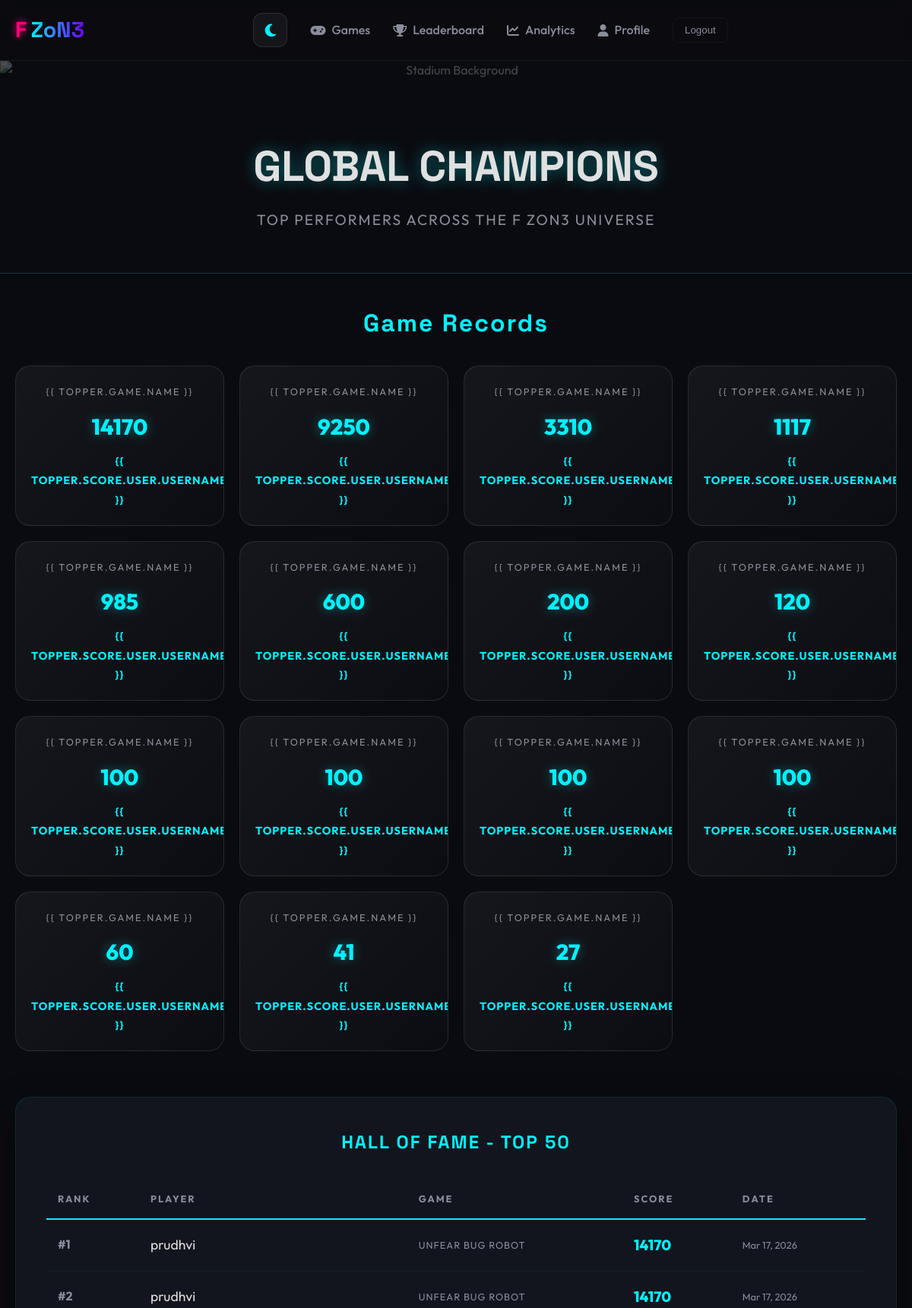
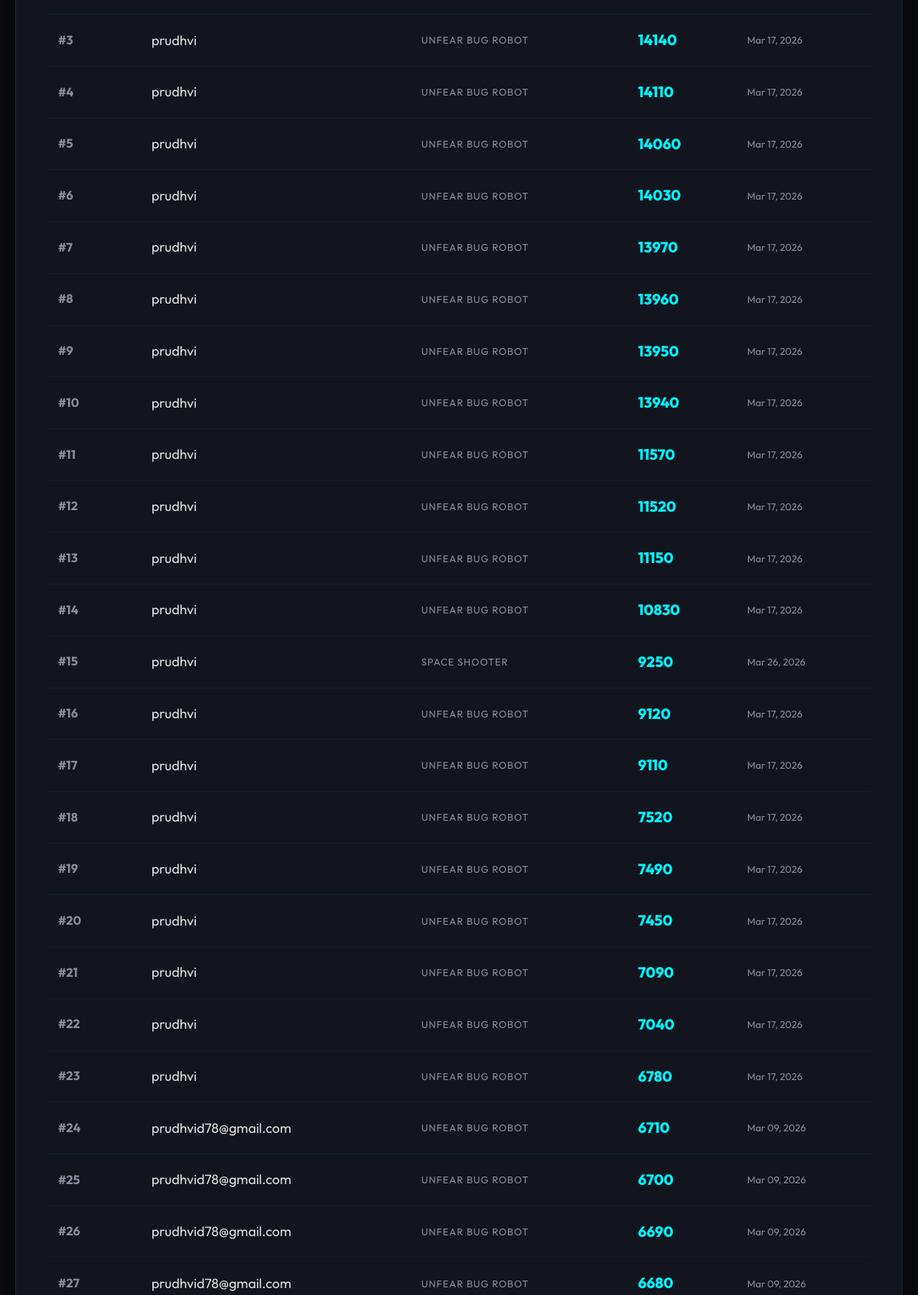
Page /leaderboard/ (signed in, upper part) on the committed database (2 pictures, top to bottom).
### leaderboard/models.py (models this page shows, shortened)
class Game(models.Model):
    name = models.CharField(max_length=100, unique=True)
    slug = models.SlugField(max_length=100, unique=True)
    description = models.TextField(blank=True)
    image = models.ImageField(upload_to='games/', blank=True)

class GameScore(models.Model):
    user = models.ForeignKey(User, on_delete=models.CASCADE, related_name='scores')
    game = models.ForeignKey(Game, on_delete=models.CASCADE, related_name='scores')
    score = models.IntegerField(default=0, db_index=True)
    achieved_at = models.DateTimeField(auto_now_add=True, db_index=True)
    class Meta:
        ordering = ['-score', '-achieved_at']
        indexes = [
            models.Index(fields=['-score', '-achieved_at']),
        ]

### leaderboard/views.py (the view)
# urls.py: path('', views.GlobalLeaderboardView.as_view(), name='global'),
class GlobalLeaderboardView(ListView):
    model = GameScore
    template_name = 'leaderboard/global.html'
    context_object_name = 'top_scores'
    queryset = GameScore.objects.all().order_by('-score')[:50]
    def get_context_data(self, **kwargs):
        context = super().get_context_data(**kwargs)
        from django.db.models import OuterRef, Subquery
        from .models import GameScore, Game
        top_score_ids = GameScore.objects.filter(
            game=OuterRef('pk')
        ).order_by('-score').values('id')[:1]
        games_with_toppers = Game.objects.annotate(
            top_score_id=Subquery(top_score_ids)
        ).filter(top_score_id__isnull=False).select_related('leaderboard')
        topper_ids = [g.top_score_id for g in games_with_toppers]
        topper_scores = GameScore.objects.filter(id__in=topper_ids).select_related('game', 'user')
        context['game_toppers'] = [{'game': s.game, 'score': s} for s in topper_scores]
        return context

### templates/leaderboard/global.html (shortened to what this page needs)
{% extends 'base.html' %}
{% block content %}
<section class="leaderboard-hero">
    <img src="https://image.pollinations.ai/prompt/A%20massive%20cyberpunk%20stadium%20with%20giant%20holographic%20leaderboards,%20neon%20lights,%20crowds%20in%20the%20distance,%20futuristic%20sports%20arena.%20Sci-fi,%20epic,%20highly%20detailed,%208k%20resolution?width=1200&height=400&nologo=true"
        class="leaderboard-bg" alt="Stadium Background">
    <div class="leaderboard-content container">
        <h1
            style="font-size: 3.5rem; color: var(--text-main); text-shadow: 0 0 20px rgba(0,242,255,0.4); margin-bottom: 10px; font-weight: 800;">
            GLOBAL CHAMPIONS</h1>
        <p style="font-size: 1.2rem; color: var(--text-muted); letter-spacing: 2px; text-transform: uppercase;">Top
            performers across the F ZoN3 Universe</p>
    </div>
</section>
<div class="container" style="margin-bottom: 60px;">
    <h2 style="margin-bottom: 30px; color: var(--primary); text-align: center; font-size: 2rem; letter-spacing: 2px;">
        Game Records</h2>
    <div class="stats-grid" style="grid-template-columns: repeat(auto-fill, minmax(220px, 1fr));">
        {% for topper in game_toppers %}
        <div class="stat-item" style="padding: 20px; transition: transform 0.3s;"
            onmouseover="this.style.transform='translateY(-5px) scale(1.05)'"
            onmouseout="this.style.transform='translateY(0) scale(1)'">
            <span
                style="font-size: 0.8rem; color: var(--text-muted); text-transform: uppercase; letter-spacing: 2px;">{{
                topper.game.name }}</span>
            <span class="stat-val" style="font-size: 1.8rem; margin: 10px 0;">{{ topper.score.score }}</span>
            <span class="stat-label" style="color: var(--primary); font-weight: bold; font-size: 0.9rem;">{{
                topper.score.user.username }}</span>
        </div>
        {% endfor %}
    </div>
    <div class="hof-card" style="margin-top: 60px;">
        <h2
            style="margin-bottom: 30px; color: var(--primary); text-transform: uppercase; letter-spacing: 2px; text-align: center;">
            Hall of Fame - Top 50</h2>
        <div style="overflow-x: auto;">
            <table class="hof-table">
                <thead>
                    <tr>
                        <th>Rank</th>
                        <th>Player</th>
                        <th>Game</th>
                        <th>Score</th>
                        <th>Date</th>
                    </tr>
                </thead>
                <tbody>
                    {% for entry in top_scores %}
                    <tr>
                        <td style="font-weight: bold; color: var(--text-muted);">#{{ forloop.counter }}</td>
                        <td style="font-weight: border; font-size: 1.1rem;">{{ entry.user.username }}</td>
                        <td
                            style="color: var(--text-muted); text-transform: uppercase; font-size: 0.8rem; letter-spacing: 1px;">
                            {{ entry.game.name }}</td>
                        <td style="color: var(--primary); font-weight: 800; font-size: 1.2rem;">{{ entry.score }}</td>
                        <td style="color: var(--text-muted); font-size: 0.8rem;">{{ entry.achieved_at|date:"M d, Y" }}
                        </td>
                    </tr>
                    {% empty %}
                    <tr>
                        <td colspan="5" style="padding: 40px; text-align: center; color: var(--text-muted);">No records
                            available. Go play!</td>
                    </tr>
                    {% endfor %}
                </tbody>
            </table>
        </div>
    </div>
</div>
{% endblock %}

### static/css/style.css (style rules this page uses)
:root { --bg-dark: #0a0b10; --bg-card: #151821; --nav-bg: rgba(10, 11, 16, 0.8); --border-color: rgba(255, 255, 255, 0.05); --primary: #00f2ff; --primary-glow: rgba(0, 242, 255, 0.4); --secondary: #7000ff; --secondary-glow: rgba(112, 0, 255, 0.4); --accent: #ff007a; --text-main: #e0e0e0; --text-muted: #8a8d9b; --white: #ffffff; --nav-height: 80px; --transition: all 0.3s cubic-bezier(0.4, 0, 0.2, 1); }
* { margin: 0; padding: 0; box-sizing: border-box; }
body { font-family: 'Outfit', sans-serif; background-color: var(--bg-dark); color: var(--text-main); line-height: 1.6; overflow-x: hidden; }
h1, h2, h3, h4, .logo { font-family: 'Space Grotesk', sans-serif; font-weight: 700; }
.container { max-width: 1200px; margin: 0 auto; padding: 0 20px; }
.stats-grid { display: grid; grid-template-columns: repeat(4, 1fr); gap: 20px; margin-bottom: 40px; }
.stat-item { background: linear-gradient(135deg, rgba(255, 255, 255, 0.05), rgba(255, 255, 255, 0.01)); border: 1px solid rgba(255, 255, 255, 0.1); padding: 20px; border-radius: 20px; text-align: center; position: relative; overflow: hidden; }
.stat-val { font-size: 2rem; font-weight: 800; color: var(--primary); display: block; text-shadow: 0 0 15px var(--primary-glow); }
.stat-label { text-transform: uppercase; font-size: 0.8rem; letter-spacing: 1px; color: var(--text-muted); }

### templates/leaderboard/global.html (style rules this page uses)
.leaderboard-hero { position: relative; padding: 80px 0 40px 0; min-height: 35vh; display: flex; align-items: center; text-align: center; overflow: hidden; border-bottom: 1px solid rgba(0, 242, 255, 0.2); margin-bottom: 40px; }
.leaderboard-bg { position: absolute; inset: 0; width: 100%; height: 100%; object-fit: cover; z-index: 0; opacity: 0.4; filter: contrast(1.1) brightness(0.7); }
.leaderboard-content { position: relative; z-index: 2; width: 100%; }
.hof-card { background: rgba(21, 24, 33, 0.8); backdrop-filter: blur(20px); border: 1px solid rgba(0, 242, 255, 0.1); border-radius: 20px; padding: 40px; box-shadow: 0 20px 50px rgba(0, 0, 0, 0.4); }
.hof-table { width: 100%; border-collapse: collapse; }
.hof-table th { text-align: left; padding: 15px; border-bottom: 2px solid var(--primary); color: var(--text-muted); text-transform: uppercase; letter-spacing: 2px; font-size: 0.8rem; }
.hof-table td { padding: 18px 15px; border-bottom: 1px solid rgba(0, 242, 255, 0.05); color: var(--text-main); }
.hof-table tr { transition: all 0.3s; }

### rows in the picture
Game: score.score "14170"
Game: score.score "9250"
Game: score.score "3310"
Game: score.score "1117"
Game: score.score "985"
Game: score.score "600"
Game: score.score "200"
Game: score.score "120"
Game: score.score "100"
Game: score.score "100"
Game: score.score "100"
Game: score.score "100"
Game: score.score "60"
Game: score.score "41"
Game: score.score "27"
GameScore: user.username "prudhvi", game.name "UNFEAR BUG ROBOT", score "14170", achieved_at "Mar 17, 2026"
GameScore: user.username "prudhvi", game.name "UNFEAR BUG ROBOT", score "14170", achieved_at "Mar 17, 2026"
GameScore: user.username "prudhvi", game.name "UNFEAR BUG ROBOT", score "14140", achieved_at "Mar 17, 2026"
GameScore: user.username "prudhvi", game.name "UNFEAR BUG ROBOT", score "14110", achieved_at "Mar 17, 2026"
GameScore: user.username "prudhvi", game.name "UNFEAR BUG ROBOT", score "14060", achieved_at "Mar 17, 2026"
GameScore: user.username "prudhvi", game.name "UNFEAR BUG ROBOT", score "14030", achieved_at "Mar 17, 2026"
GameScore: user.username "prudhvi", game.name "UNFEAR BUG ROBOT", score "13970", achieved_at "Mar 17, 2026"
GameScore: user.username "prudhvi", game.name "UNFEAR BUG ROBOT", score "13960", achieved_at "Mar 17, 2026"
GameScore: user.username "prudhvi", game.name "UNFEAR BUG ROBOT", score "13950", achieved_at "Mar 17, 2026"
GameScore: user.username "prudhvi", game.name "UNFEAR BUG ROBOT", score "13940", achieved_at "Mar 17, 2026"
GameScore: user.username "prudhvi", game.name "UNFEAR BUG ROBOT", score "11570", achieved_at "Mar 17, 2026"
GameScore: user.username "prudhvi", game.name "UNFEAR BUG ROBOT", score "11520", achieved_at "Mar 17, 2026"
GameScore: user.username "prudhvi", game.name "UNFEAR BUG ROBOT", score "11150", achieved_at "Mar 17, 2026"
GameScore: user.username "prudhvi", game.name "UNFEAR BUG ROBOT", score "10830", achieved_at "Mar 17, 2026"
GameScore: user.username "prudhvi", game.name "SPACE SHOOTER", score "9250", achieved_at "Mar 26, 2026"
GameScore: user.username "prudhvi", game.name "UNFEAR BUG ROBOT", score "9120", achieved_at "Mar 17, 2026"
GameScore: user.username "prudhvi", game.name "UNFEAR BUG ROBOT", score "9110", achieved_at "Mar 17, 2026"
GameScore: user.username "prudhvi", game.name "UNFEAR BUG ROBOT", score "7520", achieved_at "Mar 17, 2026"
GameScore: user.username "prudhvi", game.name "UNFEAR BUG ROBOT", score "7490", achieved_at "Mar 17, 2026"
GameScore: user.username "prudhvi", game.name "UNFEAR BUG ROBOT", score "7450", achieved_at "Mar 17, 2026"
GameScore: user.username "prudhvi", game.name "UNFEAR BUG ROBOT", score "7090", achieved_at "Mar 17, 2026"
GameScore: user.username "prudhvi", game.name "UNFEAR BUG ROBOT", score "7040", achieved_at "Mar 17, 2026"
GameScore: user.username "prudhvi", game.name "UNFEAR BUG ROBOT", score "6780", achieved_at "Mar 17, 2026"
GameScore: user.username "prudhvid78@gmail.com", game.name "UNFEAR BUG ROBOT", score "6710", achieved_at "Mar 09, 2026"
GameScore: user.username "prudhvid78@gmail.com", game.name "UNFEAR BUG ROBOT", score "6700", achieved_at "Mar 09, 2026"
GameScore: user.username "prudhvid78@gmail.com", game.name "UNFEAR BUG ROBOT", score "6690", achieved_at "Mar 09, 2026"
GameScore: user.username "prudhvid78@gmail.com", game.name "UNFEAR BUG ROBOT", score "6680", achieved_at "Mar 09, 2026"
